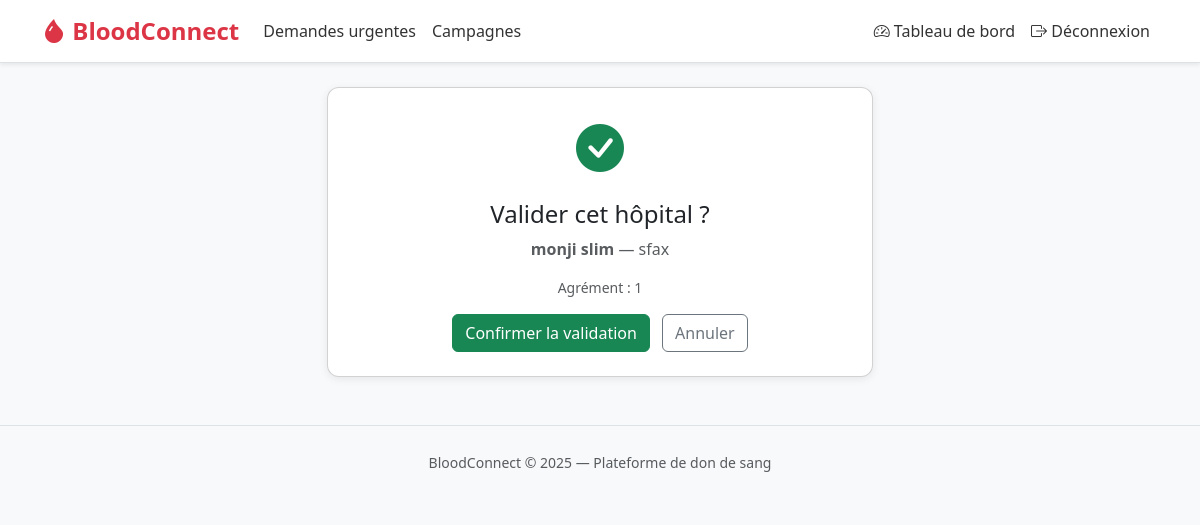
Page /admin-panel/hopitaux/4/valider/ (signed in) on the committed database.
### core/models.py (models this page shows, shortened)
class Hopital(models.Model):
    user = models.OneToOneField(User, on_delete=models.CASCADE, related_name='hopital')
    nom = models.CharField(max_length=200)
    adresse = models.TextField()
    ville = models.CharField(max_length=100)
    numero_agrement = models.CharField(max_length=50, unique=True)
    valide = models.BooleanField(default=False)

### core/views/admin_views.py (the view)
# urls.py: path('hopitaux/<int:pk>/valider/', admin_views.valider_hopital, name='valider_hopital'),
@admin_required
def valider_hopital(request, pk):
    hopital = get_object_or_404(Hopital, pk=pk)
    if request.method == 'POST':
        hopital.valide = True
        hopital.save()
        messages.success(request, f"L'hôpital « {hopital.nom} » a été validé.")
        return redirect('liste_hopitaux')
    return render(request, 'admin_panel/confirmer_validation.html', {'hopital': hopital})

### templates/admin_panel/confirmer_validation.html (shortened to what this page needs)
{% extends 'base.html' %}
{% block content %}
<div class="row justify-content-center">
  <div class="col-md-6">
    <div class="card p-4 text-center">
      <i class="bi bi-check-circle-fill text-success" style="font-size:3rem"></i>
      <h4 class="mt-3">Valider cet hôpital ?</h4>
      <p class="text-muted"><strong>{{ hopital.nom }}</strong> — {{ hopital.ville }}</p>
      <p class="small text-muted">Agrément : {{ hopital.numero_agrement }}</p>
      <form method="post">
        <button type="submit" class="btn btn-success me-2">Confirmer la validation</button>
        <a href="{% url 'liste_hopitaux' %}" class="btn btn-outline-secondary">Annuler</a>
      </form>
    </div>
  </div>
</div>
{% endblock %}

### templates/base.html (style rules this page uses)
body { background-color: #f8f9fa; }
.card { border-radius: 12px; box-shadow: 0 2px 8px rgba(0,0,0,0.08); }

### rows in the picture
Hopital: nom "monji slim", ville "sfax", numero_agrement "1"
